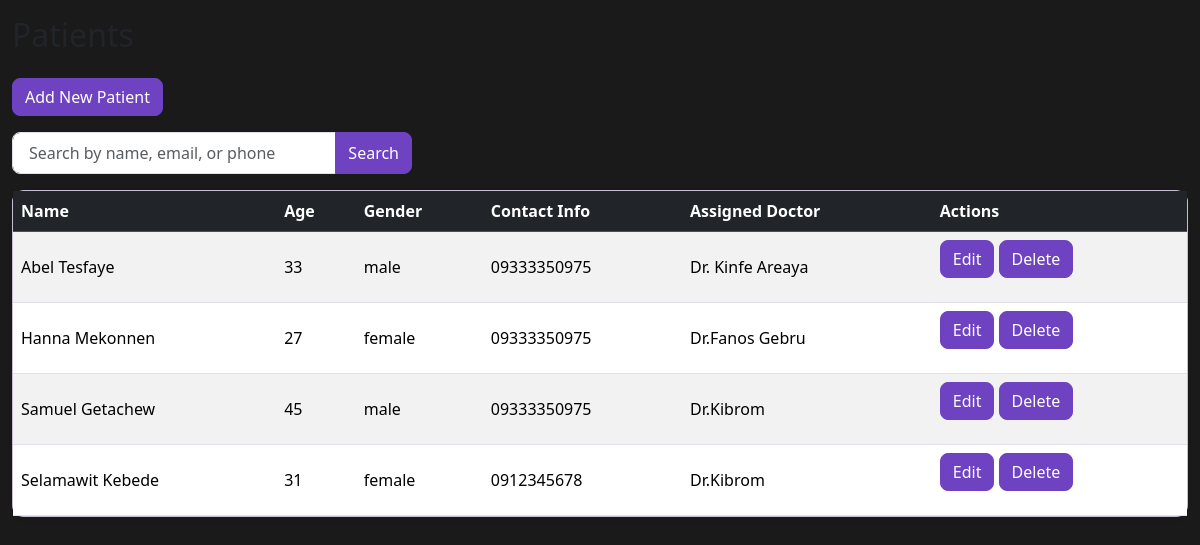
Screenshot of /patients/ (signed in) with the database file from the repository.
### patients/models.py (models this page shows, shortened)
class Patient(models.Model):
    name = models.CharField(max_length=100)
    age = models.IntegerField()
    gender = models.CharField(max_length=10)
    contact_info = models.CharField(max_length=100)
    address = models.TextField()
    medical_history = models.TextField(blank=True, null=True)
    assigned_doctor = models.ForeignKey(Doctor, on_delete=models.SET_NULL, null=True)

class Doctor(models.Model):
    user = models.OneToOneField(settings.AUTH_USER_MODEL, on_delete=models.CASCADE, null=True, blank=True, related_name='doctor_profile')
    name = models.CharField(max_length=100)
    specialization = models.CharField(max_length=100)
    availability = models.CharField(max_length=100)
    contact_info = models.CharField(max_length=50)
    phone = models.CharField(max_length=50, blank=True, null=True)

### patients/views.py (the view)
# urls.py: path('patients/', patient_list, name='patient_list'),
@login_required
def patient_list(request):
    query = request.GET.get('q', '')
    if request.user.role in ['admin', 'receptionist']:
        patients = Patient.objects.all()
    elif request.user.role == 'doctor':
        patients = Patient.objects.filter(assigned_doctor__user=request.user)
    else:
        patients = Patient.objects.none()
    if query:
        patients = patients.filter(
            Q(name__icontains=query) |
            Q(contact_info__icontains=query)
        )
    context = {
        'patients': patients,
        'query': query
    }
    return render(request, 'patients/patient_list.html', context)

### patients/templates/patients/patient_list.html (shortened to what this page needs)
{% load static %}
<!DOCTYPE html>
<html lang="en">
<head>
    <link href="https://cdn.jsdelivr.net/npm/bootstrap@5.3.2/dist/css/bootstrap.min.css" rel="stylesheet">
    <link rel="stylesheet" href="{% static 'css/style.css' %}">
</head>
<body>
<div class="container-fluid">
    <div class="row mt-3">
        <div class="col-md-12">
            <h2 class="mb-4">Patients</h2>
            {% if request.user.role in 'admin receptionist' %}
              <a href="{% url 'add_patient' %}" class="btn btn-primary mb-3">Add New Patient</a>
            {% endif %}
            <form method="get" class="mb-3">
              <div class="input-group" style="max-width: 400px;">
                <input
                   type="search"
                   name="q"
                   value="{{ query }}"
                   class="form-control"
                   placeholder="Search by name, email, or phone"
                >
                <button class="btn btn-primary" type="submit">Search</button>
              </div>
            </form>
            <div class="card shadow-sm">
                <div class="card-body p-0">
                    <table class="table table-striped mb-0">
                        <thead class="table-dark">
                        <tr>
                            <th>Name</th>
                            <th>Age</th>
                            <th>Gender</th>
                            <th>Contact Info</th>
                            <th>Assigned Doctor</th>
                            <th>Actions</th>
                        </tr>
                        </thead>
                        <tbody>
                        {% for patient in patients %}
                            <tr>
                                <td>{{ patient.name }}</td>
                                <td>{{ patient.age }}</td>
                                <td>{{ patient.gender }}</td>
                                <td>{{ patient.contact_info }}</td>
                                <td>{{ patient.assigned_doctor.name }}</td>
                                <td>
                                  {% if request.user.role in 'admin receptionist' %}
                                    <a href="{% url 'edit_patient' patient.id %}" class="btn btn-primary mb-3">Edit</a>
                                    <a href="{% url 'delete_patient' patient.id %}" class="btn btn-primary mb-3">Delete</a>
                                  {% endif %}
                                </td>
                            </tr>
                        {% empty %}
                            <tr><td colspan="6" class="text-center">No patients found.</td></tr>
                        {% endfor %}
                        </tbody>
                    </table>
                </div>
            </div>
        </div>
    </div>
</div>
</body>
</html>

### static/css/style.css (style rules this page uses)
body { background-color: #1a1a1a; font-family: 'Segoe UI', Tahoma, Geneva, Verdana, sans-serif; color: #212529; }
.card { border-radius: 0.75rem; background-color: #f3e6ff; color: #212529; }
.card-body { padding: 1.5rem; }
.table { margin-bottom: 0; }
.table thead { background-color: #6f42c1; color: #fff; }
.table td, .table th { vertical-align: middle; }
.table-striped > tbody > tr:nth-of-type(odd) { background-color: rgba(111, 66, 193, 0.1); }
.btn { border-radius: 0.5rem; font-weight: 500; }
.btn-primary { background-color: #6f42c1; border-color: #6f42c1; }
.form-control, .form-select { border-radius: 0.5rem; padding: 0.5rem 1rem; }

### rows the page displays
Patient: name "Abel Tesfaye", age "33", gender "male", contact_info "09333350975", assigned_doctor.name "Dr. Kinfe Areaya"
Patient: name "Hanna Mekonnen", age "27", gender "female", contact_info "09333350975", assigned_doctor.name "Dr.Fanos Gebru"
Patient: name "Samuel Getachew", age "45", gender "male", contact_info "09333350975", assigned_doctor.name "Dr.Kibrom"
Patient: name "Selamawit Kebede", age "31", gender "female", contact_info "0912345678", assigned_doctor.name "Dr.Kibrom"
